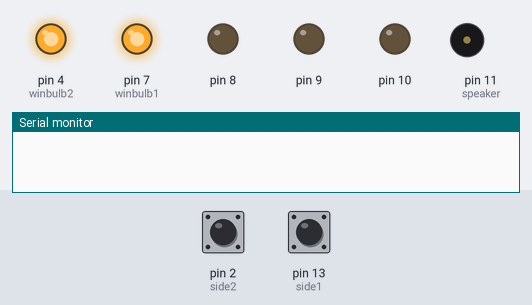
A sketch run on a simulated Arduino Uno, built with avr-gcc and run on an emulated ATmega328P. On the bench: output pins drawn as LEDs (lit = HIGH), buzzer (waves = sounding, pin HIGH), the last lines printed to the serial monitor. The inputs (shaded band) are chosen by the test bench; at power-on: pin 2 (side2) HIGH, pin 13 (side1) HIGH.

Above: at 4.1 s.
4.2 s: pin 2 (side2) pulled LOW for 0.15 s
At 5.0 s:
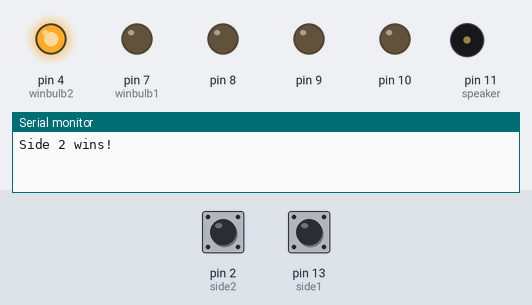
7.2 s: pin 13 (side1) pulled LOW for 3.2 s
At 10.9 s:
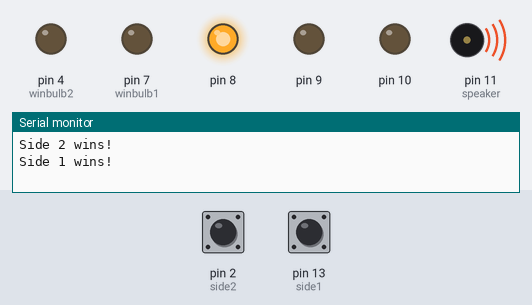
11.9 s: pin 2 (side2) pulled LOW for 3.2 s
At 16.8 s:
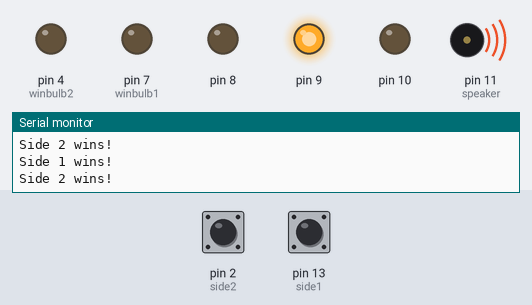
Timing chart, 0 to 20.1 s (numbered marks = the images above; inputs shaded):
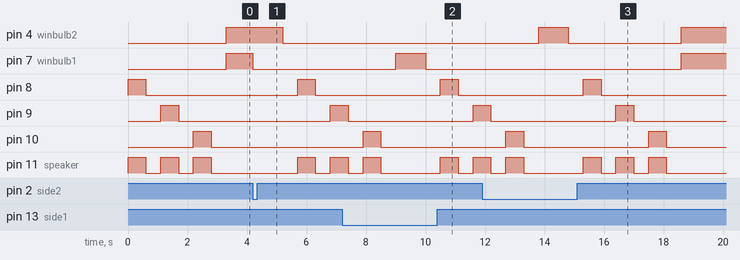

Measured:
- after the input at 4.2 s, pin 4 (winbulb2): HIGH → LOW after 1.0 s; pin 7 (winbulb1): HIGH → LOW at once; pin 8: LOW → HIGH after 1.5 s, → LOW 0.60 s later; pin 9: LOW → HIGH after 2.6 s; pin 11 (speaker): LOW → HIGH after 1.5 s, → LOW 0.60 s later, → HIGH 0.50 s later
- after the input at 7.2 s, pin 4 (winbulb2): stays LOW (without the input it goes to HIGH after 1.8 s); pin 8: LOW → HIGH after 3.3 s, → LOW 0.60 s later
- after the input at 11.9 s, pin 7 (winbulb1): LOW → HIGH after 6.7 s instead of 1.9 s; pin 8: LOW → HIGH after 3.4 s, → LOW 0.60 s later
- by itself, pin 10: alternates HIGH for 0.60 s and LOW for 4.2 s
- by itself, pin 11 (speaker): alternates HIGH for 0.60 s and LOW for 0.50 s, 6 changes in all, then stays LOW

The sketch:

Adruino_file.ino
```cpp
const int speaker = 11;
const int side1 = 13;
const int side2 = 2;
const int winbulb1 = 7;
const int winbulb2 = 4;
bool pressed = 0;
void setup() {
  Serial.begin(9600);
  pinMode(winbulb1,OUTPUT);
  pinMode(winbulb2,OUTPUT);
  pinMode(8,OUTPUT);
  pinMode(9,OUTPUT);
  pinMode(10,OUTPUT);
  pinMode(speaker,OUTPUT);
  pinMode(side1,INPUT_PULLUP);
  pinMode(side2,INPUT_PULLUP);
}

void loop()
{
  for(int i = 8; i  <= 10; i++)
  {
    digitalWrite(i,HIGH);
    digitalWrite(speaker,HIGH);
    delay(600);
    digitalWrite(i,LOW);
    digitalWrite(speaker,LOW);
    delay(500);
  }
  while(pressed==0)
  {
    digitalWrite(winbulb1,HIGH);
    digitalWrite(winbulb2,HIGH);
    if(digitalRead(side1)==0)
    {
      Serial.println("Side 1 wins!");
      pressed=1;
      digitalWrite(winbulb2,LOW);
      delay(1000);
      digitalWrite(winbulb1,LOW);
    }
    else if(digitalRead(side2)==0)
    {
      Serial.println("Side 2 wins!");
      pressed=1;
      digitalWrite(winbulb1,LOW);
      delay(1000);
      digitalWrite(winbulb2,LOW);
    }
  }
  delay(500);
  pressed=0;
}
```
